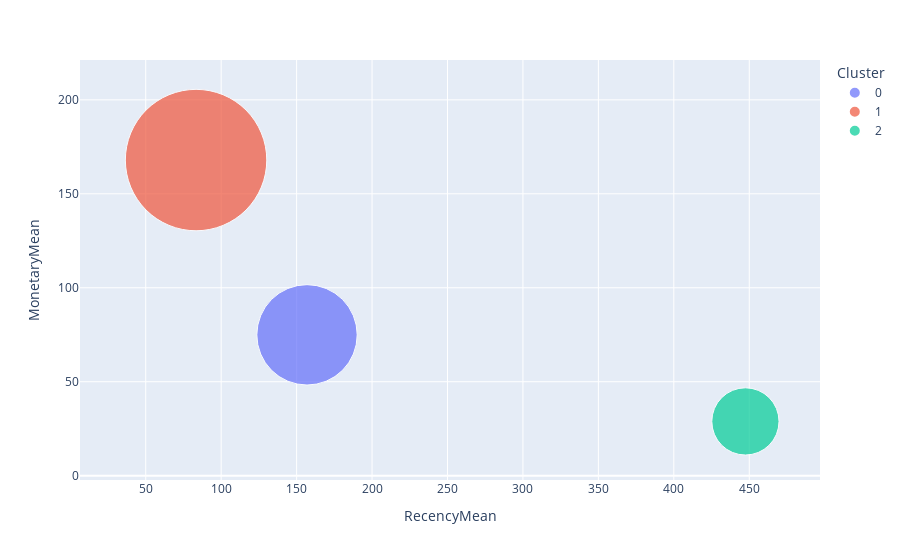

Notebook cell for this chart:
### Code cell
import plotly.express as px

fig = px.scatter(rfm_agg3, x="RecencyMean", y="MonetaryMean", size="FrequencyMean", color="Cluster",
           hover_name="Cluster", size_max=100)
fig.show()

### Figure 1 — Plotly figure (JSON) as saved in the notebook; plotly's stock layout.template omitted (floating-point values rounded to 4 significant figures)
{"data": [{"hovertemplate": "<b>%{hovertext}</b><br><br>Cluster=0<br>RecencyMean=%{x}<br>MonetaryMean=%{y}<br>FrequencyMean=%{marker.size}<extra></extra>", "hovertext": ["0"], "legendgroup": "0", "marker": {"color": "#636efa", "size": [9.05], "sizemode": "area", "sizeref": 0.001797, "symbol": "circle"}, "mode": "markers", "name": "0", "orientation": "v", "showlegend": true, "type": "scatter", "x": [156.9], "xaxis": "x", "y": [74.94], "yaxis": "y"}, {"hovertemplate": "<b>%{hovertext}</b><br><br>Cluster=1<br>RecencyMean=%{x}<br>MonetaryMean=%{y}<br>FrequencyMean=%{marker.size}<extra></extra>", "hovertext": ["1"], "legendgroup": "1", "marker": {"color": "#EF553B", "size": [17.97], "sizemode": "area", "sizeref": 0.001797, "symbol": "circle"}, "mode": "markers", "name": "1", "orientation": "v", "showlegend": true, "type": "scatter", "x": [83.36], "xaxis": "x", "y": [168.0], "yaxis": "y"}, {"hovertemplate": "<b>%{hovertext}</b><br><br>Cluster=2<br>RecencyMean=%{x}<br>MonetaryMean=%{y}<br>FrequencyMean=%{marker.size}<extra></extra>", "hovertext": ["2"], "legendgroup": "2", "marker": {"color": "#00cc96", "size": [4.06], "sizemode": "area", "sizeref": 0.001797, "symbol": "circle"}, "mode": "markers", "name": "2", "orientation": "v", "showlegend": true, "type": "scatter", "x": [447.5], "xaxis": "x", "y": [28.87], "yaxis": "y"}], "layout": {"legend": {"itemsizing": "constant", "title": {"text": "Cluster"}, "tracegroupgap": 0}, "margin": {"t": 60}, "xaxis": {"anchor": "y", "domain": [0, 1], "title": {"text": "RecencyMean"}}, "yaxis": {"anchor": "x", "domain": [0, 1], "title": {"text": "MonetaryMean"}}}}
